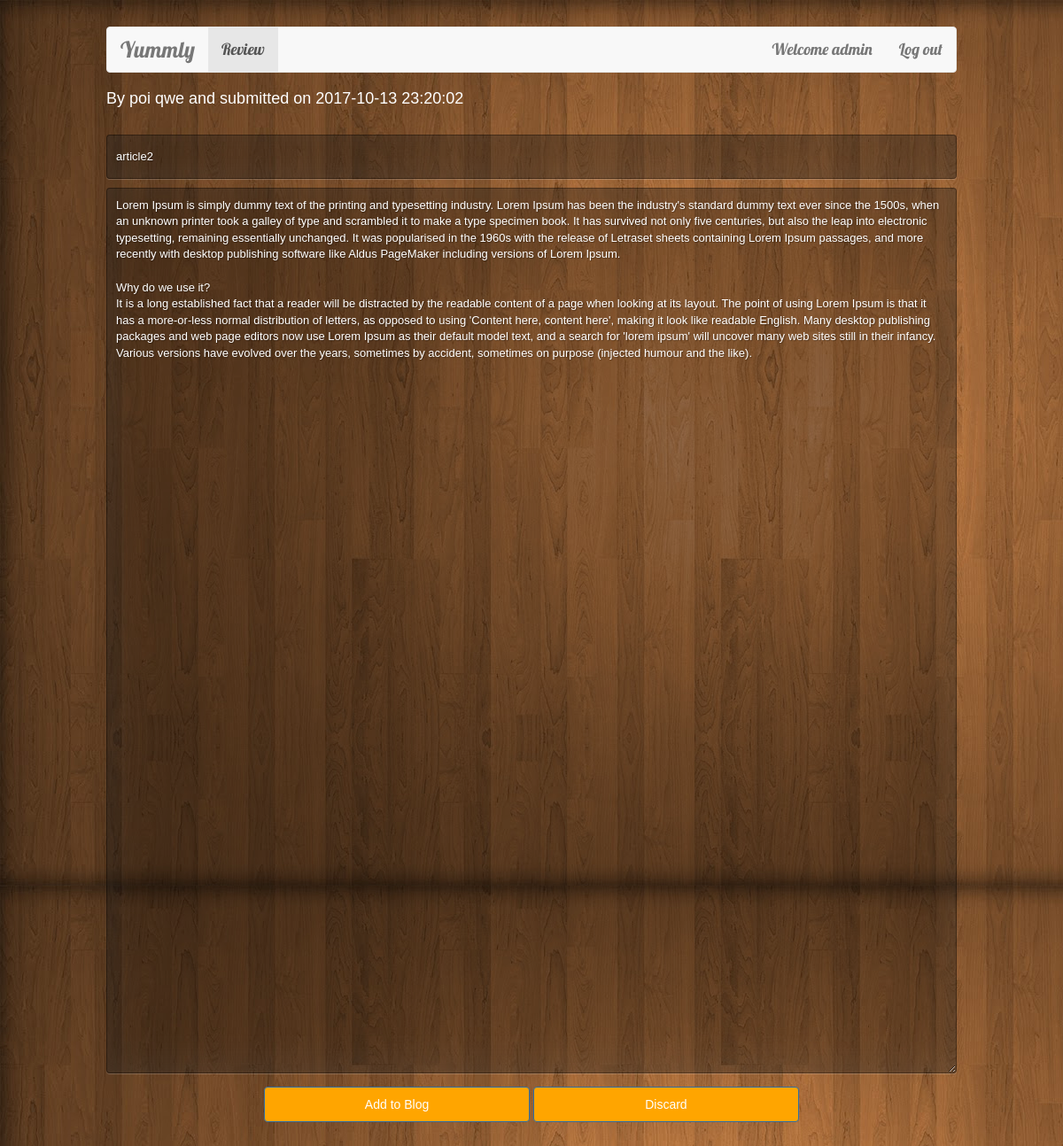
/review.php (signed in), run on the app's committed database.
### tables this page shows
CREATE TABLE `tempblogs` (
  `id` int(10) UNSIGNED NOT NULL,
  `title` varchar(255) DEFAULT NULL,
  `body` text,
  `author_first` varchar(50) DEFAULT NULL,
  `author_last` varchar(50) DEFAULT NULL,
  `created` datetime DEFAULT NULL
);

### review.php (the view, shortened to what this page needs)
<?php
  include_once 'include/db.php';
?>
<!DOCTYPE html>
<html lang="en">
<head>
    <link rel="stylesheet" href="http://maxcdn.bootstrapcdn.com/bootstrap/3.3.4/css/bootstrap.min.css">
        <link rel="stylesheet" type="text/css" href="css/contribute.css">
</head>
    <body>
    <nav class="navbar navbar-default title">
        <div class="container-fluid">
            <div class="navbar-header">
                <a href="#" class="navbar-brand brand">Yummly</a>
            </div>
            <div>
                <ul class="nav navbar-nav">
                     <li class = "active"><a href="#">Review</a></li>
                </ul>
                <ul class="nav navbar-nav navbar-right">
                  <?php
                      echo '<li><a href="#">Welcome '.$_SESSION['u_first'].'</a></li>';
                      echo '<li><a href="include/logout.php">Log out</a></li>';
                  ?>
              </ul>
            </div>
        </div>
    </nav>
    <?php
      $sql="SELECT * FROM tempblogs limit 1";
      $result = mysqli_query($conn,$sql);
      $row = mysqli_fetch_array($result);
      $resultCheck = mysqli_num_rows($result);
      if ($resultCheck == 0)
      {
        echo '<h3 style="color: white;">No more blogs to review.</h3>';
      }
      else
      {
        echo '<h4  style="color: white;">By '.$row['author_first'].' '.$row['author_last'].' and submitted on '.$row['created'].'</h4>';
        echo '<br>';
        echo '<form name="review" action="include/review.php" method="POST" >
        <input type="text" name="title" size="100" value="'.$row['title'].'">
        <textarea name="content" id="content">'.$row['body'].'</textarea>
        <div id="container">
        <button type="submit" name="add" class="btn btn-primary btn-large">Add to Blog</button>
        <button type="submit" name="del" class="btn btn-primary btn-large">Discard</button>
        </div>
      </form>';
    }
    ?>
  </body>
  </html>

### css/contribute.css (style rules this page uses)
.title { font-family: Lobster,Monospace; font-size: 18px; }
.brand { font-size: 25px; }
body { width: 80%; margin: 30px auto; font-family: sans-serif; background-image: url("../images/back2.jpg");; }
input { width: 100%; margin-bottom: 10px; background: rgba(0,0,0,0.3); border: none; outline: none; height: 50px; padding: 10px; font-size: 13px; color: #fff; text-shadow: 1px 1px 1px rgba(0,0,0,0.3); border: 1px solid rgba(0,0,0,0.3); border-radius: 4px; box-shadow: inset 0 -5px 45px rgba(100,100,100,0.2), 0 1px 1px rgba(255,255,255,0.2); -webkit-transition: box-shadow .5s ease; -moz-transition: box-shadow .5s ease; -o-transition: box-shadow .5s ease; -ms-transition: box-shadow .5s ease; transition: box-shadow .5s ease; }
textarea { width: 100%; margin-bottom: 10px; background: rgba(0,0,0,0.3); border: none; outline: none; height: 1000px; padding: 10px; font-size: 13px; color: #fff; text-shadow: 1px 1px 1px rgba(0,0,0,0.3); border: 1px solid rgba(0,0,0,0.3); border-radius: 4px; box-shadow: inset 0 -5px 45px rgba(100,100,100,0.2), 0 1px 1px rgba(255,255,255,0.2); -webkit-transition: box-shadow .5s ease; -moz-transition: box-shadow .5s ease; -o-transition: box-shadow .5s ease; -ms-transition: box-shadow .5s ease; transition: box-shadow .5s ease; }
.btn { background-color: orange; }

### review.php (style rules this page uses)
.btn { width: 300px; height: 40px; }
#container { text-align: center; }

### data on the page
tempblogs: author_first "poi", author_last "qwe", created "2017-10-13 23:20:02", title "article2", content "Lorem Ipsum is simply dummy text of the printing and typesetting industry. Lorem Ipsum has been the industry's standard dummy text ever since the 1500s, when an unknown printer took a galley of type and scrambled it to make a type specimen book. It has survived not only five centuries, but also the leap into electronic typesetting, remaining essentially unchanged. It was popularised in the 1960s with the release of Letraset sheets containing Lorem Ipsum passages, and more recently with desktop publishing software like Aldus PageMaker including versions of Lorem Ipsum. Why do we use it? It is a long established fact that a reader will be distracted by the readable content of a page when…"

### other printed values
$_SESSION['u_first'] "admin"
